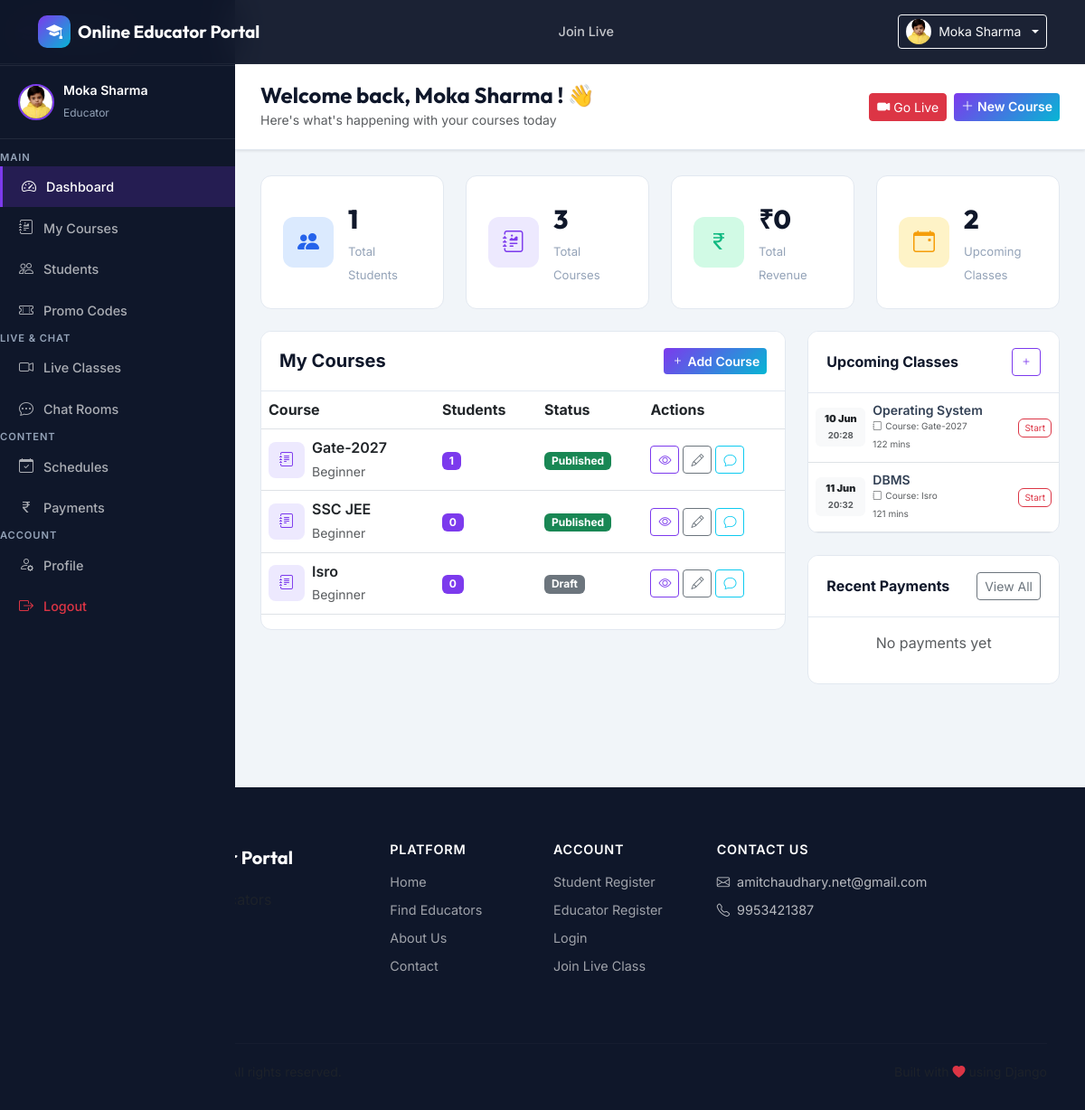
Page /educator/dashboard/ (signed in) on the earlier database version.
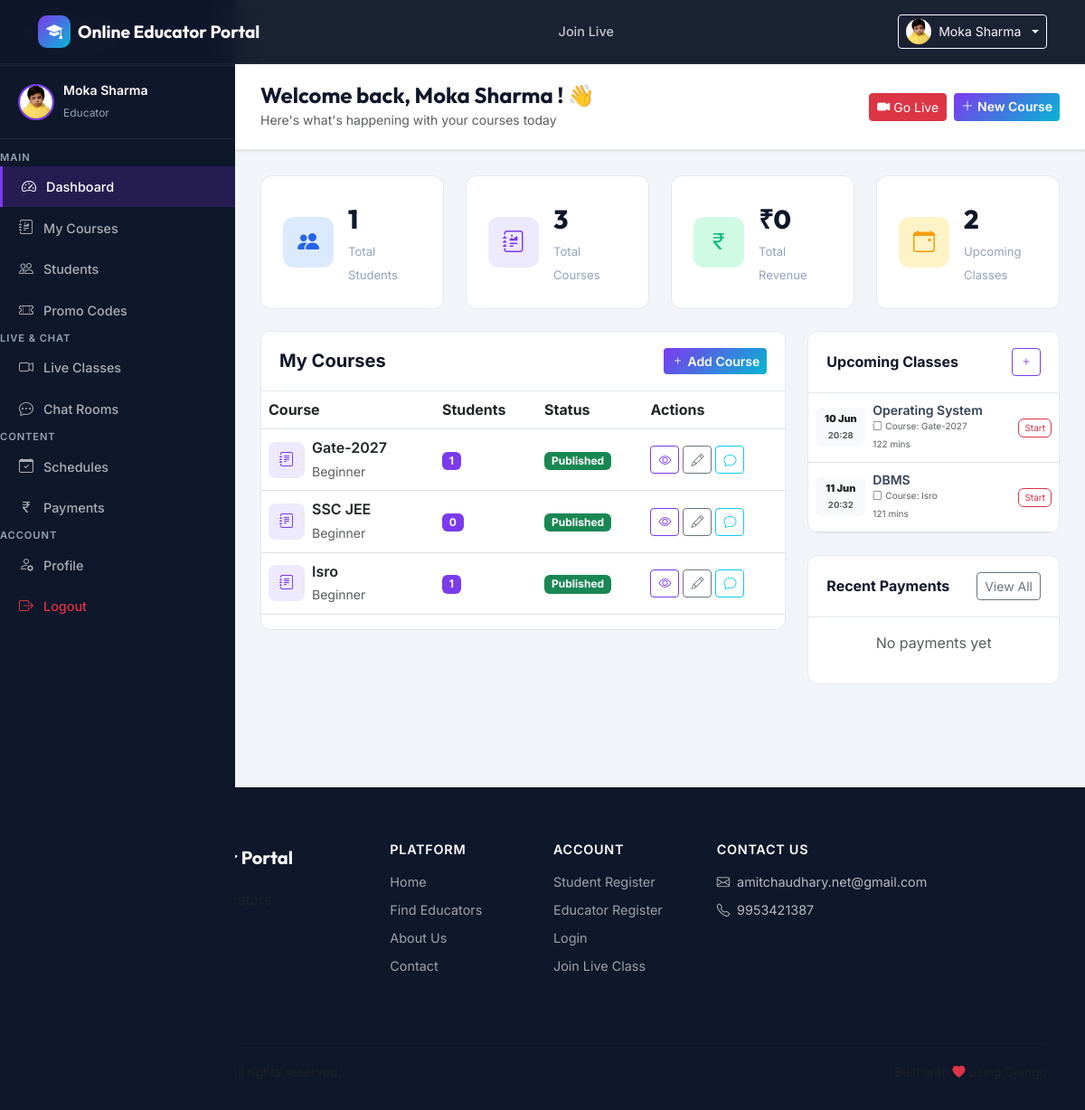
Same page on the later database version.
### apps/courses/models.py (models this page shows, shortened)
class Course(models.Model):
    LEVEL_CHOICES = [('beginner', 'Beginner'), ('intermediate', 'Intermediate'), ('advanced', 'Advanced')]
    educator = models.ForeignKey(User, on_delete=models.CASCADE, related_name='courses')
    assigned_educator = models.ForeignKey(User, on_delete=models.SET_NULL, null=True, blank=True, related_name='assigned_courses')
    category = models.ForeignKey(Category, on_delete=models.SET_NULL, null=True, blank=True)
    title = models.CharField(max_length=200)
    slug = models.SlugField(unique=True, blank=True)
    description = models.TextField()
    thumbnail = models.ImageField(upload_to='course_thumbnails/', blank=True, null=True)
    price = models.DecimalField(max_digits=8, decimal_places=2, default=0)
    level = models.CharField(max_length=20, choices=LEVEL_CHOICES, default='beginner')
    duration_hours = models.PositiveIntegerField(default=0)
    is_published = models.BooleanField(default=False)
    is_free = models.BooleanField(default=False)
    is_featured = models.BooleanField(default=False, help_text='Only admin can feature a course on the home page')
    created_at = models.DateTimeField(auto_now_add=True)
    updated_at = models.DateTimeField(auto_now=True)

### apps/courses/views.py (the view)
    def wrapper(request, *args, **kwargs):
        if not request.user.is_authenticated:
            return redirect('login')
        if request.user.role != 'educator':
            messages.error(request, 'Access denied. Educator account required.')
            return redirect('home')
        if not request.user.is_approved:
            messages.warning(request, 'Your account is pending admin approval.')
            return redirect('home')
        return view_func(request, *args, **kwargs)

### apps/core/context_processors.py (called while the page is built)
def site_settings(request):
    return {'site_settings': SiteSettings.get_settings()}

### apps/core/models.py (called while the page is built)
    @classmethod
    def get_settings(cls):
        obj, _ = cls.objects.get_or_create(pk=1)
        return obj

### apps/courses/views.py (called while the page is built)
def educator_required(view_func):
    def wrapper(request, *args, **kwargs):
        if not request.user.is_authenticated:
            return redirect('login')
        if request.user.role != 'educator':
            messages.error(request, 'Access denied. Educator account required.')
            return redirect('home')
        if not request.user.is_approved:
            messages.warning(request, 'Your account is pending admin approval.')
            return redirect('home')
        return view_func(request, *args, **kwargs)
    wrapper.__name__ = view_func.__name__
    return wrapper

def get_educator_courses(user):
    return Course.objects.filter(
        Q(educator=user) |
        Q(assigned_educator=user) |
        Q(educator__educator_profile__parent_institute=user) |
        Q(modules__assigned_sub_educators=user)
    ).distinct()

### apps/scheduling/models.py (called while the page is built)
    @property
    def duration_minutes(self):
        delta = self.end_time - self.start_time
        return int(delta.total_seconds() / 60)

### templates/educator/dashboard.html (shortened to what the changed rows need)
{% extends 'base.html' %}
{% block body_class %}dashboard-body{% endblock %}
{% block content %}
<div class="dashboard-layout">
    <div class="dashboard-main">
        <div class="row g-4">
            <div class="col-lg-8">
                <div class="dash-card">
                    <div class="table-responsive">
                        <table class="table table-hover align-middle">
                            <thead>
                                <tr>
                                    <th>Course</th>
                                    <th>Students</th>
                                    <th>Status</th>
                                    <th>Actions</th>
                                </tr>
                            </thead>
                            <tbody>
                                {% for course in courses %}
                                <tr>
                                    <td>
                                        <div class="d-flex align-items-center gap-2">
                                            {% if course.thumbnail %}
                                            <img src="{{ course.thumbnail.url }}" class="rounded" width="40" height="40" style="object-fit:cover">
                                            {% else %}
                                            <div class="course-thumb-mini"><i class="bi bi-journal-text"></i></div>
                                            {% endif %}
                                            <div>
                                                <span class="fw-semibold">{{ course.title|truncatechars:30 }}</span><br>
                                                <small class="text-muted">{{ course.get_level_display }}</small>
                                            </div>
                                        </div>
                                    </td>
                                    <td><span class="badge bg-primary">{{ course.student_count }}</span></td>
                                    <td>
                                        {% if course.is_published %}
                                        <span class="badge bg-success">Published</span>
                                        {% else %}
                                        <span class="badge bg-secondary">Draft</span>
                                        {% endif %}
                                    </td>
                                    <td>
                                        <div class="d-flex gap-1">
                                            <a href="{% url 'course_detail_educator' course.pk %}" class="btn btn-sm btn-outline-primary"><i class="bi bi-eye"></i></a>
                                            <a href="{% url 'course_edit' course.pk %}" class="btn btn-sm btn-outline-secondary"><i class="bi bi-pencil"></i></a>
                                            <a href="{% url 'create_chat_room' course.pk %}" class="btn btn-sm btn-outline-info"><i class="bi bi-chat"></i></a>
                                        </div>
                                    </td>
                                </tr>
                                {% endfor %}
                            </tbody>
                        </table>
                    </div>
                </div>
            </div>
        </div>
    </div>
</div>
{% endblock %}

Differences in the rows shown:
changed Course "Isro": student_count "0" → "1"; is_published "Draft" → "Published"
